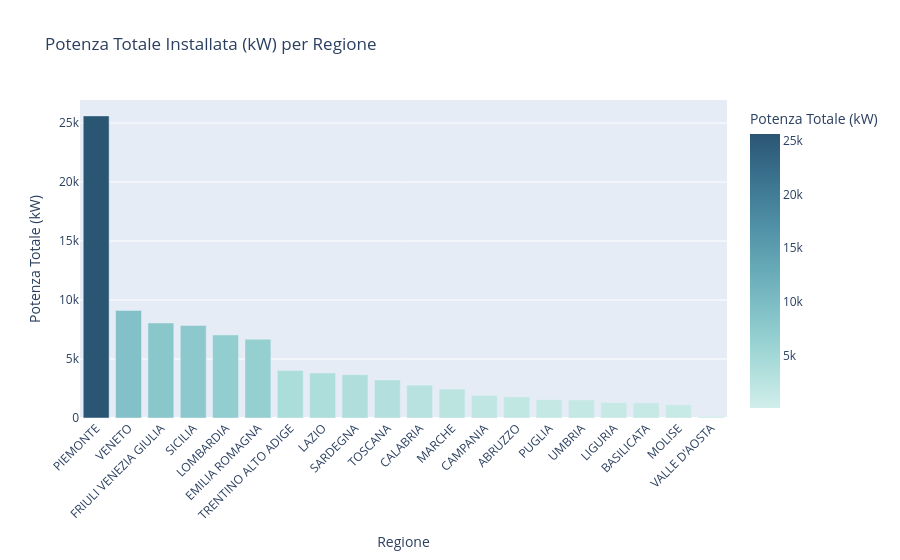

Notebook code for this chart:
### Code cell
# Aggregazione per regione
reg_df = df.groupby('regione').agg(
    tot_potenza_kw=('potenza_totale_kw', 'sum'),
    tot_impianti=('numero_impianti', 'sum'),
    tot_utenze=('numero_utenze', 'sum')
).reset_index().sort_values(by='tot_potenza_kw', ascending=False)

# Grafico a barre interattivo
fig_bar = px.bar(
    reg_df,
    x='regione',
    y='tot_potenza_kw',
    hover_data=['tot_impianti', 'tot_utenze'],
    color='tot_potenza_kw',
    color_continuous_scale='Teal',
    labels={'tot_potenza_kw': 'Potenza Totale (kW)', 'regione': 'Regione'},
    title='Potenza Totale Installata (kW) per Regione'
)

fig_bar.update_layout(xaxis_tickangle=-45)
fig_bar.show()

# Salvataggio HTML
fig_bar.write_html("potenza_regioni_interattivo.html")

### Figure 1 — Plotly figure (JSON) as saved in the notebook; plotly's stock layout.template omitted (floating-point values rounded to 4 significant figures)
{"data": [{"customdata": [[196, 2298], [126, 520], [80, 549], [173, 708], [212, 1288], [56, 299], [75, 620], [111, 368], [70, 415], [68, 309], [48, 279], [29, 220], [42, 212], [35, 170], [62, 142], [18, 128], [12, 59], [6, 18], [6, 25], [3, 23]], "hovertemplate": "Regione=%{x}<br>Potenza Totale (kW)=%{marker.color}<br>tot_impianti=%{customdata[0]}<br>tot_utenze=%{customdata[1]}<extra></extra>", "legendgroup": "", "marker": {"color": [25600.0, 9119.0, 8058.0, 7835.0, 7040.0, 6675.0, 4034.0, 3816.0, 3669.0, 3225.0, 2786.0, 2453.0, 1914.0, 1794.0, 1546.0, 1532.0, 1307.0, 1280.0, 1119.0, 150.8], "coloraxis": "coloraxis", "pattern": {"shape": ""}}, "name": "", "orientation": "v", "showlegend": false, "textposition": "auto", "type": "bar", "x": ["PIEMONTE", "VENETO", "FRIULI VENEZIA GIULIA", "SICILIA", "LOMBARDIA", "EMILIA ROMAGNA", "TRENTINO ALTO ADIGE", "LAZIO", "SARDEGNA", "TOSCANA", "CALABRIA", "MARCHE", "CAMPANIA", "ABRUZZO", "PUGLIA", "UMBRIA", "LIGURIA", "BASILICATA", "MOLISE", "VALLE D'AOSTA"], "xaxis": "x", "y": [25600.0, 9119.0, 8058.0, 7835.0, 7040.0, 6675.0, 4034.0, 3816.0, 3669.0, 3225.0, 2786.0, 2453.0, 1914.0, 1794.0, 1546.0, 1532.0, 1307.0, 1280.0, 1119.0, 150.8], "yaxis": "y"}], "layout": {"barmode": "relative", "coloraxis": {"colorbar": {"title": {"text": "Potenza Totale (kW)"}}, "colorscale": [[0, "rgb(209, 238, 234)"], [0.1667, "rgb(168, 219, 217)"], [0.3333, "rgb(133, 196, 201)"], [0.5, "rgb(104, 171, 184)"], [0.6667, "rgb(79, 144, 166)"], [0.8333, "rgb(59, 115, 143)"], [1, "rgb(42, 86, 116)"]]}, "legend": {"tracegroupgap": 0}, "title": {"text": "Potenza Totale Installata (kW) per Regione"}, "xaxis": {"anchor": "y", "domain": [0, 1], "tickangle": -45, "title": {"text": "Regione"}}, "yaxis": {"anchor": "x", "domain": [0, 1], "title": {"text": "Potenza Totale (kW)"}}}}
